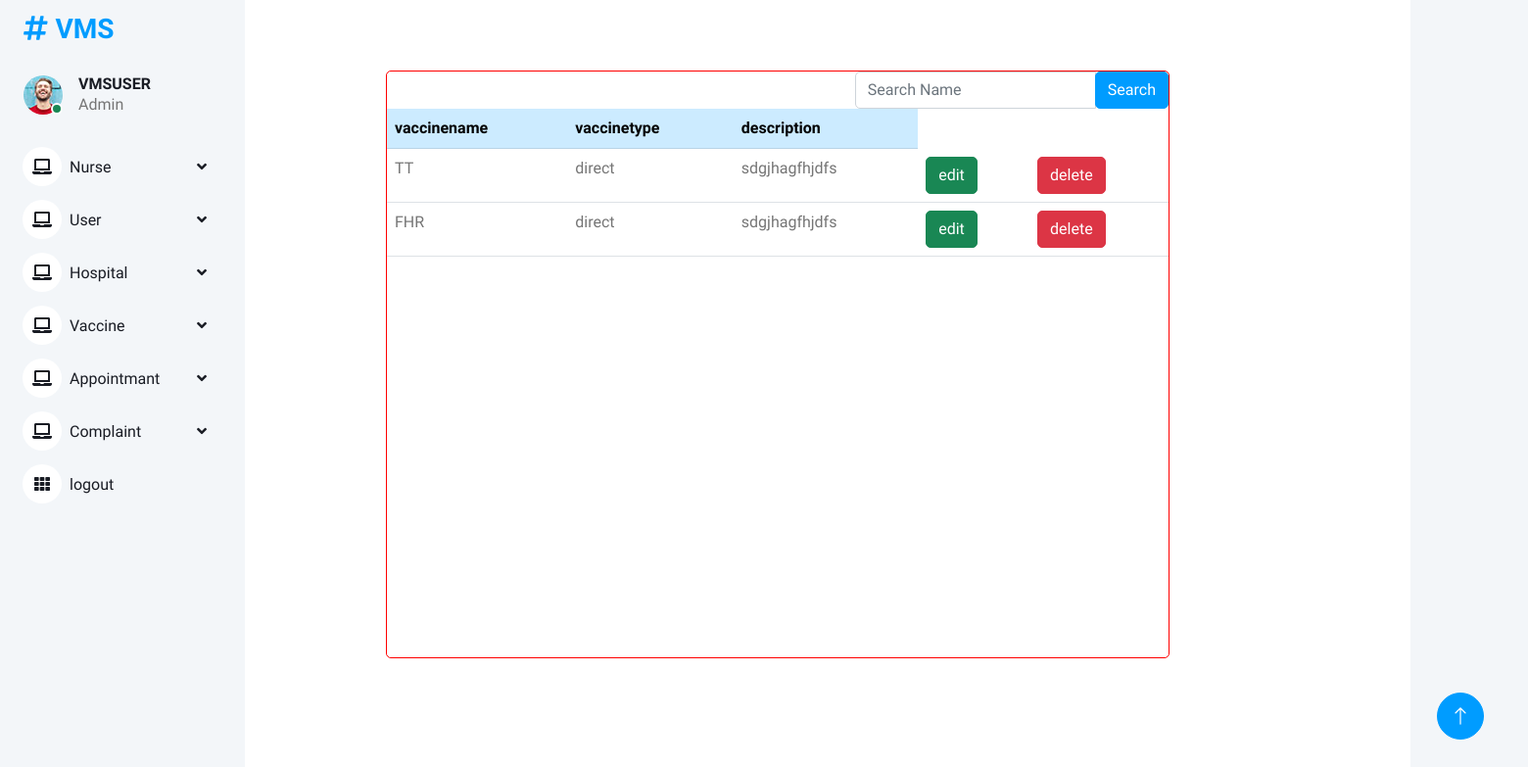
/vaccine_view, run on the app's committed database.
### vmsapp/models.py (models this page shows, shortened)
class Vaccine(models.Model):
    vaccinename =models.CharField(max_length=250,blank=True,null=True)
    vaccinetype =models.CharField(max_length=20,blank=True,null=True)
    description =models.CharField(max_length=2000,blank=True,null=True)

### vmsapp/admin_views.py (the view)
# urls.py: path('vaccine_view', admin_views.vaccine_view, name='vaccine_view'),
def vaccine_view(request):
    new = Vaccine.objects.all()
    vaccinefilter = VaccineFilter(request.GET,queryset=new)
    new= vaccinefilter.qs
    context = {
        'vaccine':new,
        'vaccinefilter':vaccinefilter,
    }
    return render(request,'admintemp/vaccine_view.html',context)

### templates/admintemp/vaccine_view.html (shortened to what this page needs)
{% extends 'admintemp/test.html' %}
{% load crispy_forms_tags %}
{% block content %}
<div class="card mx-auto mt-5
" style="width: 800px; height:600px; border:1px solid red;"  >
  <div class="row">
  <div class="col-lg-6 "></div>
  <div class="col-lg-6">
    <form method="get" class="form-inline" style="float:right;">
      <div class="input-group">
        {{ vaccinefilter.form }}
        <div class="input-group-append">
          <button class="btn btn-primary" type="submit">Search</button>
        </div>
      </div>
    </form>
  </div>
  </div>
<table class="table">
  <tbody>
  <tr class="table-primary">
    <th>vaccinename</th>
    <th>vaccinetype</th>
    <th>description</th>
  </tr>
  {% for i in vaccine %}
  <tr>
      <td>{{i.vaccinename}}</td>
      <td>{{i.vaccinetype}}</td>
  <td>{{i.description}}</td>
  <td><a href="{% url 'vaccine_update' i.id %}"><button type="submit" class="btn btn-success">edit</button></a></td>
    <td>      <form action="{% url 'vaccine_delete' i.id %}" method="post">
        <button type="submit" class="btn btn-danger">delete</button>
      </form>
</td>
  </tr>
    {% empty %}
  <tr>
    <td colspan="7"><h3>No Results Found</h3></td>
  </tr>
  {% endfor %}
  </tbody>
</table>
</div>
{% endblock %}

### static/Admindashboard/css/style.css (style rules this page uses)
:root { --primary: #009CFF; --light: #F3F6F9; --dark: #191C24; }
.btn { transition: .5s; }
.btn.btn-primary { color: #FFFFFF; }

### data on the page
Vaccine: vaccinename "TT", vaccinetype "direct", description "sdgjhagfhjdfs"
Vaccine: vaccinename "FHR", vaccinetype "direct", description "sdgjhagfhjdfs"
